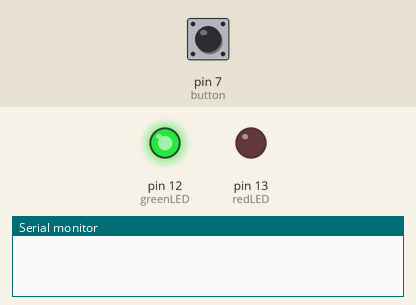
A sketch run on a simulated Arduino Uno, built with avr-gcc and run on an emulated ATmega328P. Parts: output pins drawn as LEDs (lit = HIGH), the last lines printed to the serial monitor. Inputs (shaded band) come from the test bench; at power-on: pin 7 (button) HIGH.

Above: at 1.2 s.
1.3 s: pin 7 (button) pulled LOW for 0.15 s
At 2.2 s:
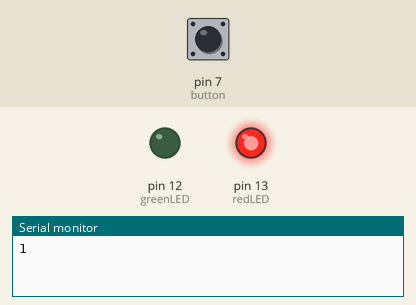
2.9 s: pin 7 (button) pulled LOW for 1 s
At 3.4 s:
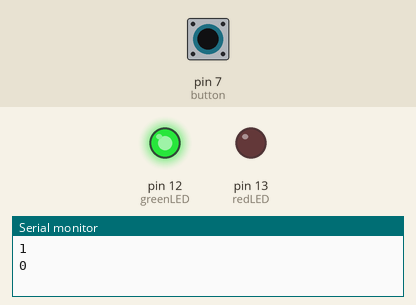
5.4 s: pin 7 (button) pulled LOW for 3.2 s
At 6.5 s:
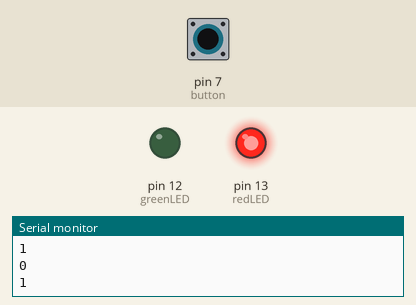
Timing chart, 0 to 8.4 s (numbered marks = the images above; inputs shaded):
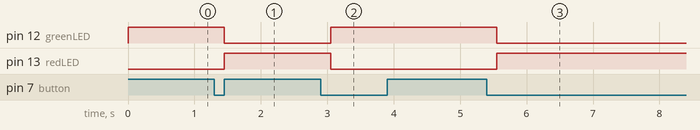

The sketch:

ButtonArduinoCode.ino
```cpp
int button = 7;
int redLED = 13;
int greenLED = 12;

bool status = false;
bool lastButtonState = HIGH;
bool lastStatusSent = false;

void setup() {
  pinMode(redLED, OUTPUT);
  pinMode(greenLED, OUTPUT);
  pinMode(button, INPUT_PULLUP);
  Serial.begin(9600);

  digitalWrite(greenLED, HIGH);
  digitalWrite(redLED, LOW);
}

void loop() {
  bool currentButtonState = digitalRead(button);
  if (lastButtonState == HIGH && currentButtonState == LOW) {
    status = !status; // Toggle the state
    delay(150);       // Debounce
  }
  if (status != lastStatusSent) {
    if (status) {
      digitalWrite(greenLED, LOW);
      digitalWrite(redLED, HIGH);
      Serial.println(1); // Occupied
    } else {
      digitalWrite(greenLED, HIGH);
      digitalWrite(redLED, LOW);
      Serial.println(0); // Not Occupied
    }
    lastStatusSent = status;
  }

  lastButtonState = currentButtonState;
}
```

Measured:
- after the input at 1.3 s, pin 12 (greenLED): HIGH → LOW after 0.15 s; pin 13 (redLED): LOW → HIGH after 0.15 s
- after the input at 2.9 s, pin 12 (greenLED): LOW → HIGH after 0.15 s; pin 13 (redLED): HIGH → LOW after 0.15 s
- after the input at 5.4 s, pin 12 (greenLED): HIGH → LOW after 0.15 s; pin 13 (redLED): LOW → HIGH after 0.15 s
